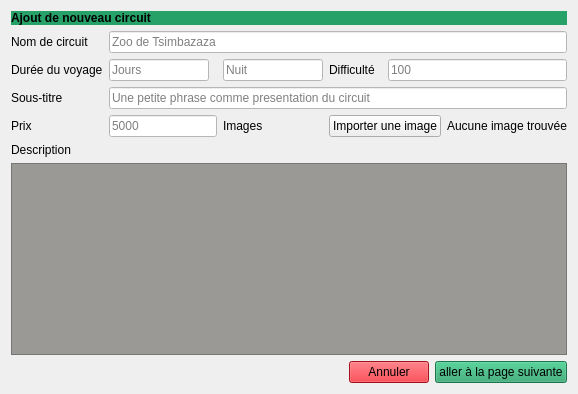
      <widget class="QWidget" name="add_circuit_page_1">
       <layout class="QVBoxLayout" name="verticalLayout_7">
        <item>
         <widget class="QLabel" name="label_9">
          <property name="font">
           <font>
            <bold>true</bold>
           </font>
          </property>
          <property name="styleSheet">
           <string notr="true">background-color: rgb(38, 162, 105);</string>
          </property>
          <property name="text">
           <string>Ajout de nouveau circuit</string>
          </property>
          <property name="alignment">
           <set>Qt::AlignmentFlag::AlignLeading|Qt::AlignmentFlag::AlignLeft|Qt::AlignmentFlag::AlignVCenter</set>
          </property>
         </widget>
        </item>
        <item>
         <layout class="QGridLayout" name="gridLayout_2">
          <item row="4" column="3" colspan="2">
           <widget class="QPushButton" name="import_image_btn">
            <property name="text">
             <string>Importer une image</string>
            </property>
           </widget>
          </item>
          <item row="4" column="1">
           <widget class="QLineEdit" name="circuit_price_input">
            <property name="styleSheet">
             <string notr="true">background-color: rgb(255, 255, 255);</string>
            </property>
            <property name="placeholderText">
             <string>5000</string>
            </property>
           </widget>
          </item>
          <item row="3" column="1" colspan="6">
           <widget class="QLineEdit" name="subtitle_input">
            <property name="styleSheet">
             <string notr="true">background-color: rgb(255, 255, 255);</string>
            </property>
            <property name="placeholderText">
             <string>Une petite phrase comme presentation du circuit</string>
            </property>
           </widget>
          </item>
          <item row="4" column="0">
           <widget class="QLabel" name="label_14">
            <property name="text">
             <string>Prix</string>
            </property>
           </widget>
          </item>
          <item row="6" column="0" colspan="7">
           <widget class="QPlainTextEdit" name="circuit_description_input">
            <property name="styleSheet">
             <string notr="true">background-color: rgb(154, 153, 150);</string>
            </property>
           </widget>
          </item>
          <item row="1" column="0">
           <widget class="QLabel" name="label_10">
            <property name="text">
             <string>Nom de circuit</string>
            </property>
           </widget>
          </item>
          <item row="4" column="2">
           <widget class="QLabel" name="label_15">
            <property name="text">
             <string>Images</string>
            </property>
           </widget>
          </item>
          <item row="5" column="0">
           <widget class="QLabel" name="label_17">
            <property name="text">
             <string>Description</string>
            </property>
           </widget>
          </item>
          <item row="4" column="5" colspan="2">
           <widget class="QLabel" name="image_found_label">
            <property name="text">
             <string>Aucune image trouvée</string>
            </property>
           </widget>
          </item>
          <item row="3" column="0">
           <widget class="QLabel" name="label_13">
            <property name="text">
             <string>Sous-titre</string>
            </property>
           </widget>
          </item>
          <item row="2" column="0">
           <widget class="QLabel" name="label_11">
            <property name="text">
             <string>Durée du voyage</string>
            </property>
           </widget>
          </item>
          <item row="2" column="1">
           <widget class="QLineEdit" name="duration_day_input">
            <property name="minimumSize">
             <size>
              <width>50</width>
              <height>0</height>
             </size>
            </property>
            <property name="maximumSize">
             <size>
              <width>100</width>
              <height>16777215</height>
             </size>
            </property>
            <property name="styleSheet">
             <string notr="true">background-color: rgb(255, 255, 255);</string>
            </property>
            <property name="placeholderText">
             <string>Jours</string>
            </property>
           </widget>
          </item>
          <item row="2" column="2">
           <widget class="QLineEdit" name="duration_night_input">
            <property name="minimumSize">
             <size>
              <width>50</width>
              <height>0</height>
             </size>
            </property>
            <property name="maximumSize">
             <size>
              <width>100</width>
              <height>16777215</height>
             </size>
            </property>
            <property name="styleSheet">
             <string notr="true">background-color: rgb(255, 255, 255);</string>
            </property>
            <property name="placeholderText">
             <string>Nuit</string>
            </property>
           </widget>
          </item>
          <item row="2" column="3">
           <widget class="QLabel" name="label_12">
            <property name="text">
             <string>Difficulté</string>
            </property>
           </widget>
          </item>
          <item row="1" column="1" colspan="6">
           <widget class="QLineEdit" name="circuit_title_input">
            <property name="styleSheet">
             <string notr="true">background-color: rgb(255, 255, 255);</string>
            </property>
            <property name="placeholderText">
             <string>Zoo de Tsimbazaza</string>
            </property>
           </widget>
          </item>
          <item row="2" column="4" colspan="3">
           <widget class="QLineEdit" name="difficulty_input">
            <property name="minimumSize">
             <size>
              <width>100</width>
              <height>0</height>
             </size>
            </property>
            <property name="maximumSize">
             <size>
              <width>10000</width>
              <height>16777215</height>
             </size>
            </property>
            <property name="styleSheet">
             <string notr="true">background-color: rgb(255, 255, 255);</string>
            </property>
            <property name="placeholderText">
             <string>100</string>
            </property>
           </widget>
          </item>
         </layout>
        </item>
        <item>
         <layout class="QHBoxLayout" name="horizontalLayout_4">
          <item>
           <spacer name="horizontalSpacer_3">
            <property name="orientation">
             <enum>Qt::Orientation::Horizontal</enum>
            </property>
            <property name="sizeHint" stdset="0">
             <size>
              <width>40</width>
              <height>20</height>
             </size>
            </property>
           </spacer>
          </item>
          <item>
           <widget class="QPushButton" name="cancel_btn">
            <property name="styleSheet">
             <string notr="true">background-color: rgb(224, 27, 36);</string>
            </property>
            <property name="text">
             <string>Annuler</string>
            </property>
           </widget>
          </item>
          <item>
           <widget class="QPushButton" name="btn_to_the_next_step_tool_for_travel">
            <property name="styleSheet">
             <string notr="true">background-color: rgb(38, 162, 105);</string>
            </property>
            <property name="text">
             <string>aller à la page suivante</string>
            </property>
           </widget>
          </item>
         </layout>
        </item>
       </layout>
      </widget>
